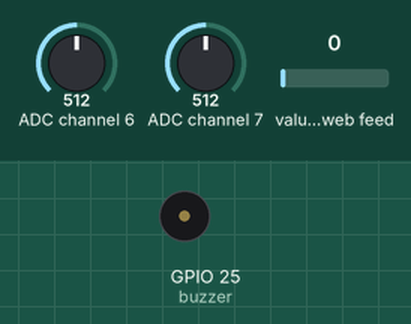
Bench run of a program on a simulated Raspberry Pi (BCM pin numbers). On the bench: buzzer (waves = sounding, pin HIGH). Inputs (shaded band) come from the test bench; at power-on: ADC channel 7 = 512, ADC channel 6 = 512, value of the web feed 0 (analog values on the 0–1023 scale). Requests to the public web service named in the program get a made-up reply in its usual format after 0.4 s (London, UTC, broken clouds, 64 % humidity, 1013 hPa unless stated); what the program prints to the terminal is not drawn.

Above: at 1.2 s.
1.3 s: ADC channel 7 set to 43
7.5 s: ADC channel 7 set to 37
At 12.6 s:
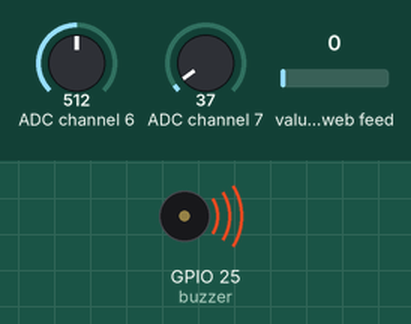
13.7 s: ADC channel 7 set to 122
At 18.0 s:
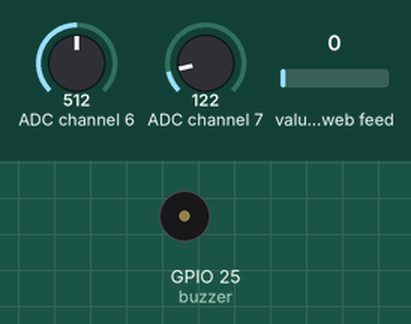
19.9 s: ADC channel 7 set to 30
At 23.3 s:
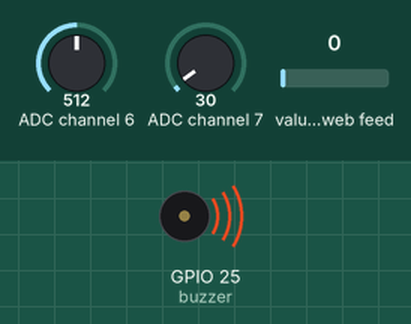
Timing chart, 0 to 24.8 s (numbered marks = the images above; inputs shaded):
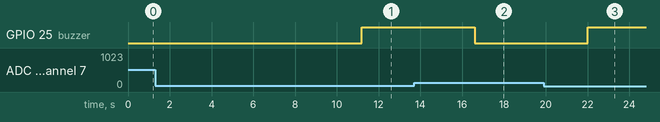

Measured:
- the behaviour switches between 40 and 39 on ADC channel 7 (found by bisection; images 0 and 1)
- after the input at 1.3 s, every drawn part: stays the same
- after the input at 7.5 s, GPIO 25 (buzzer): LOW → HIGH after 3.7 s
- after the input at 13.7 s, GPIO 25 (buzzer): HIGH → LOW after 2.9 s
- after the input at 19.9 s, GPIO 25 (buzzer): LOW → HIGH after 2.1 s

The program:

lesson4_1.py
```python
import gpiozero
from time import sleep
import requests

mcp3008_light = gpiozero.MCP3008(channel=7)
mcp3008_temperature = gpiozero.MCP3008(channel=6)
buzzer = gpiozero.Buzzer(25)


while(True):
    lightValue = round(mcp3008_light.value*1000)
    temperature = round(mcp3008_temperature.value*3.3*100,ndigits=2)
    print(lightValue)
    print(temperature)
    url = f'https://blynk.cloud/external/api/batch/update?token=CyIs--o2qa7N1CV_6YeWv2WrvMqie9Qd&A0={lightValue}&V1={temperature}'
    response = requests.get(url)
    if response.ok :
        print('連線成功')

    if lightValue < 40:
        buzzer.on()
    else:
        buzzer.off()
    sleep(5)
```
